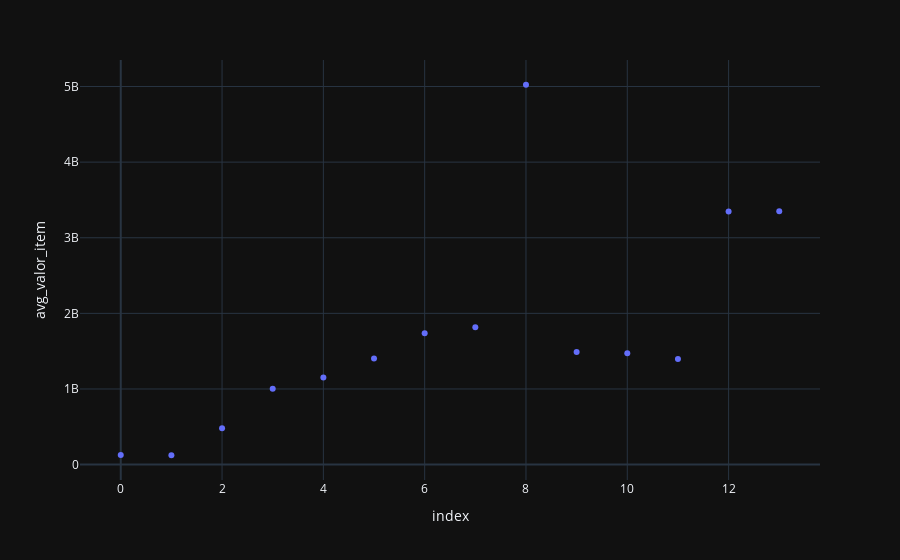

Notebook code for this chart:
### Code cell
px.scatter(full_df.groupby(by='ano_semestre', as_index=False).sum("avg_valor_item").reset_index(), x='index', y="avg_valor_item")

### Figure 1 — Plotly figure (JSON) as saved in the notebook; plotly's stock layout.template omitted (floating-point values rounded to 4 significant figures)
{"data": [{"hovertemplate": "index=%{x}<br>avg_valor_item=%{y}<extra></extra>", "legendgroup": "", "marker": {"color": "#636efa", "symbol": "circle"}, "mode": "markers", "name": "", "orientation": "v", "showlegend": false, "x": [0, 1, 2, 3, 4, 5, 6, 7, 8, 9, 10, 11, 12, 13], "xaxis": "x", "y": [128400000.0, 123700000.0, 479200000.0, 1004000000.0, 1150000000.0, 1405000000.0, 1738000000.0, 1816000000.0, 5024000000.0, 1488000000.0, 1473000000.0, 1398000000.0, 3347000000.0, 3350000000.0], "yaxis": "y", "type": "scatter"}], "layout": {"xaxis": {"anchor": "y", "domain": [0.0, 1.0], "title": {"text": "index"}}, "yaxis": {"anchor": "x", "domain": [0.0, 1.0], "title": {"text": "avg_valor_item"}}, "legend": {"tracegroupgap": 0}, "margin": {"t": 60}}}
